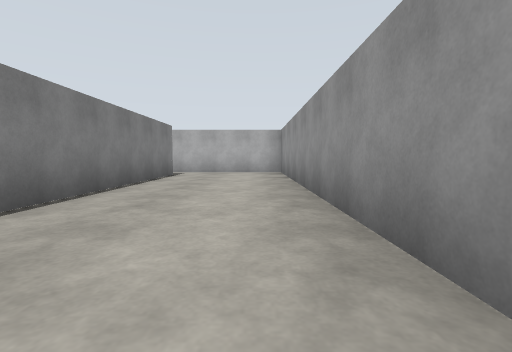
view 1 (above)

22 first-person views from a walk through a world built for the Gazebo simulator. The camera is 0.94 m above the floor, tilts 4° down and sees 85° across. The floor is counted in squares, 2 m on a side. Each view is taken from the middle of a square. On the plan, view 1 faces up. The plan holds only what a view shows up to about 9 squares ahead; the rest is blank. The place goes on beyond the plan.

view 2
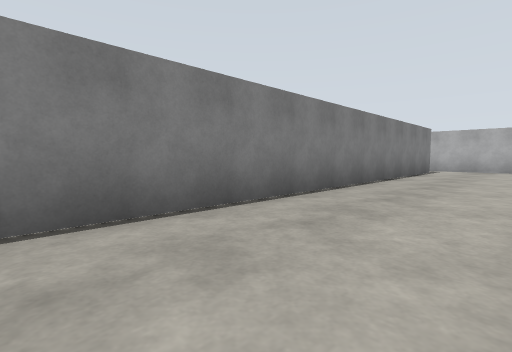

view 3
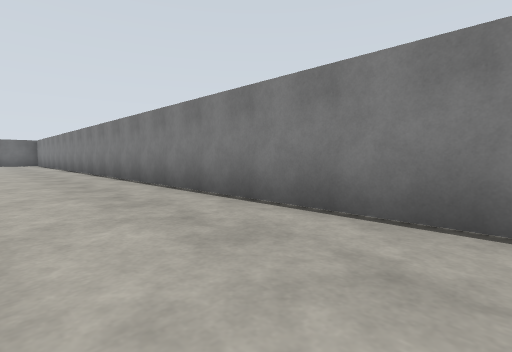

view 4
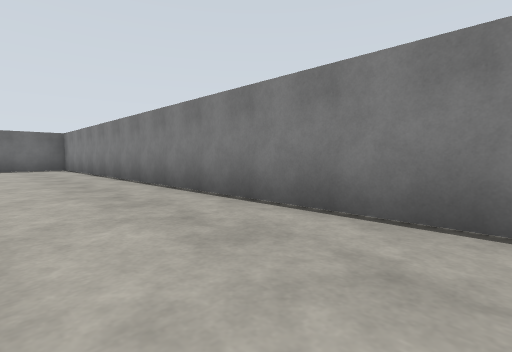

view 5
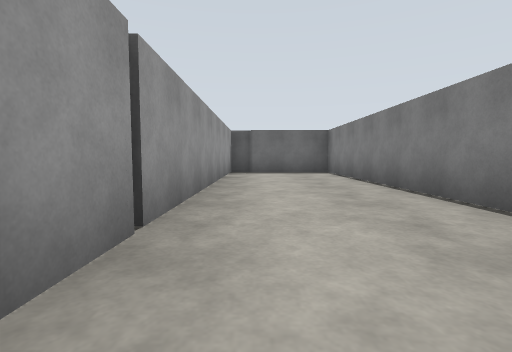

view 6
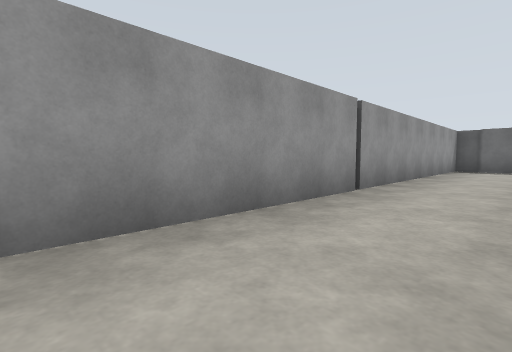

view 7
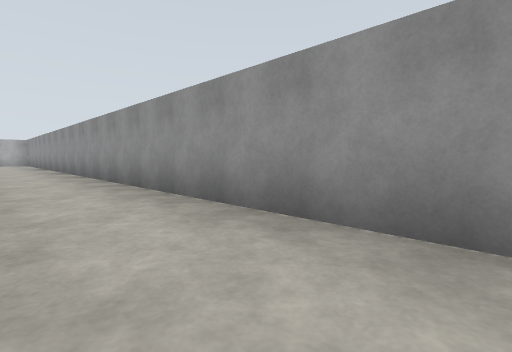

view 8
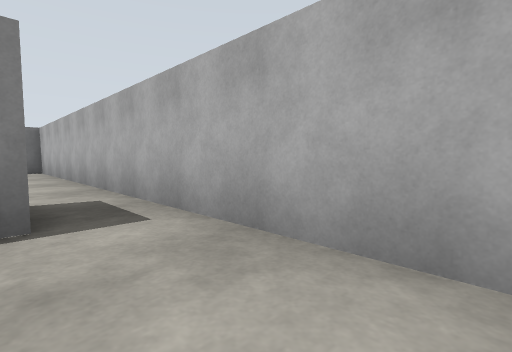

view 9
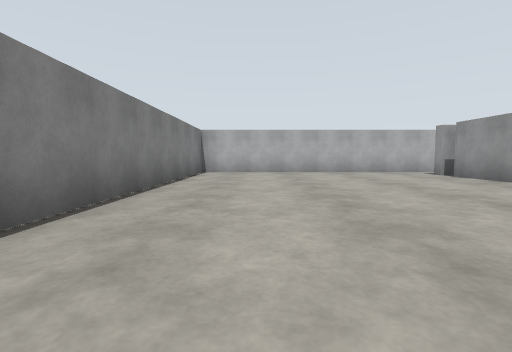

view 10
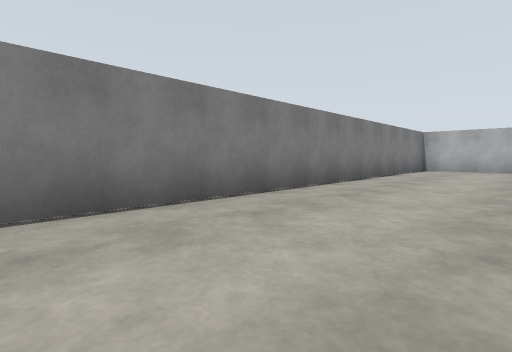

view 11
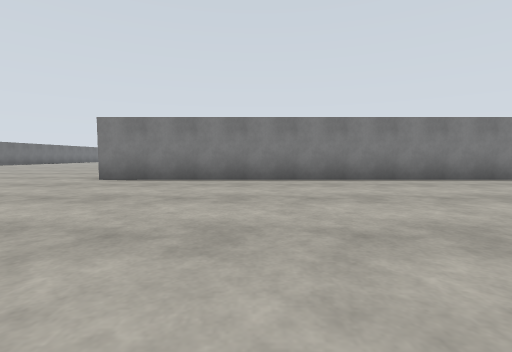

view 12
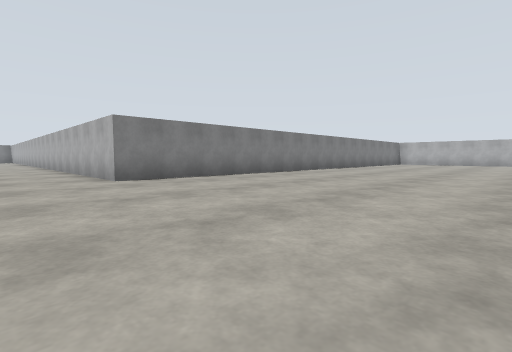

view 13
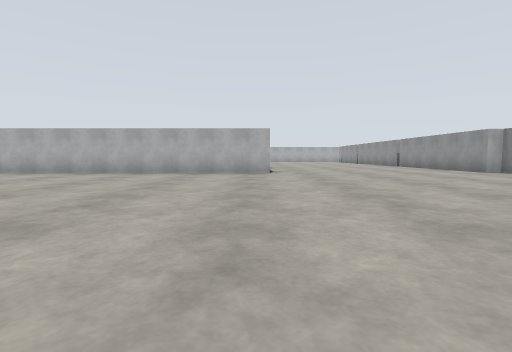

view 14
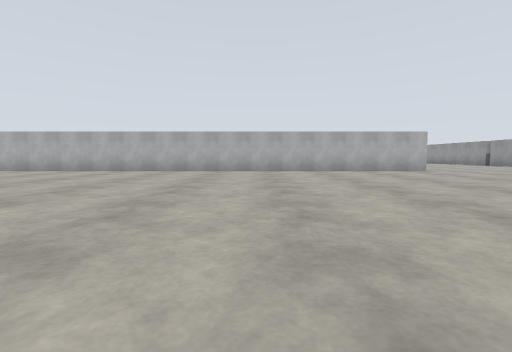

view 15
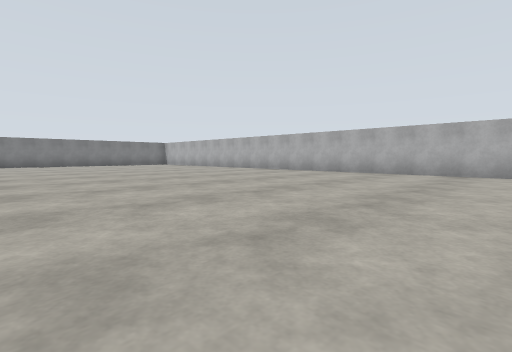

view 16
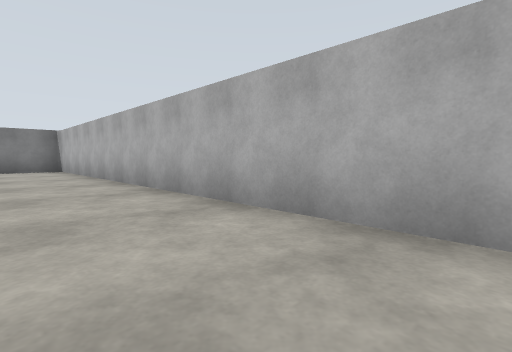

view 17
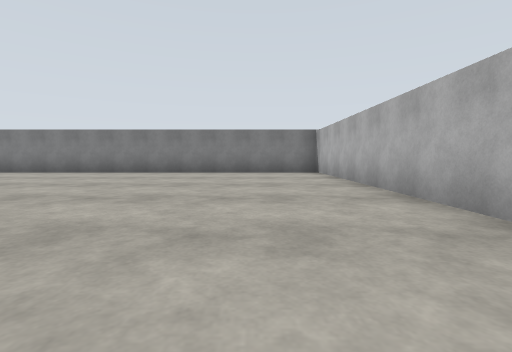

view 18
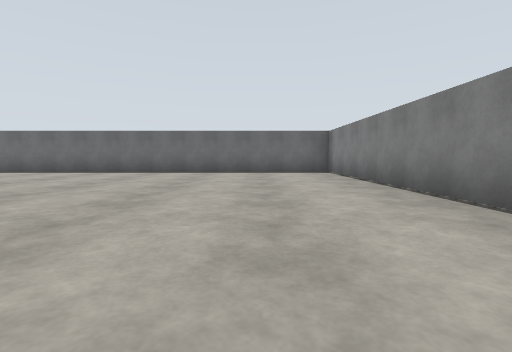

view 19
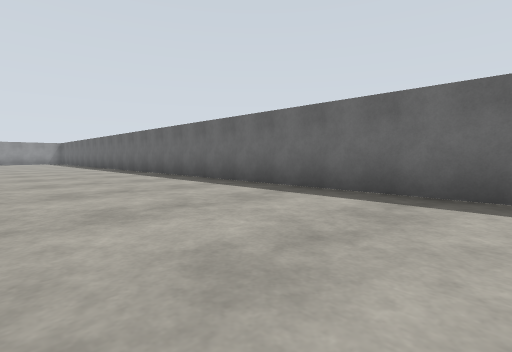

view 20
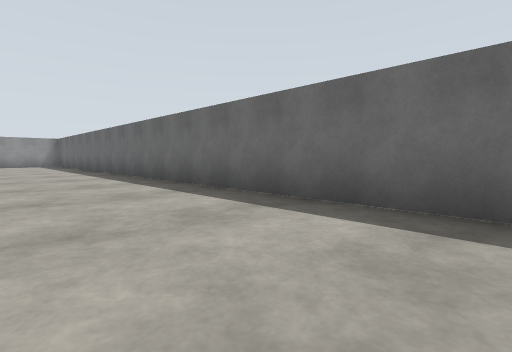

view 21
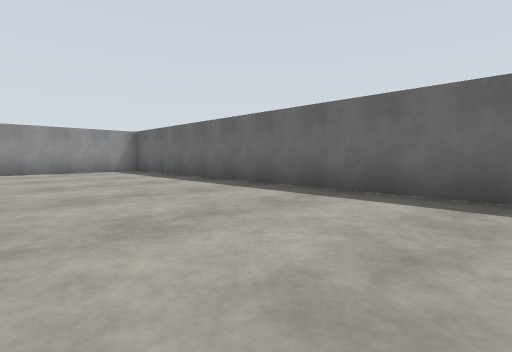

view 22
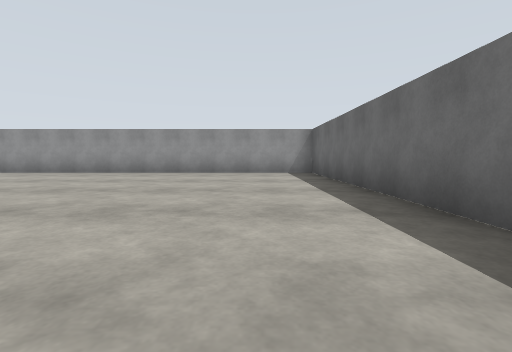

### Floor plan
Points are (right, up) in squares from view 1. A wall is a line through its corners. A room is listed if a view was taken in it or the views show most of it. See-through windows are left out.
Room 1 (views 1, 2, 3, 4, 5, 6, 7, 8)
walls: (-2.1, 7.3) (-2.1, -17.3) (0.2, -17.3); (0.1, -17.6) (0.7, -17.6) (0.7, 8.3) (-3.5, 8.3)
ways out: opening at (-3, 8) to room 2
Room 2 (views 9, 10, 11, 12, 13, 14, 15, 16, 17, 18, 19, 20, 21, 22)
walls: (-3.4, -7.2) (-3.4, -5.9); (-3.4, 5) (-3.4, 6.5); (-3.5, 8.3) (-9.6, 8.3) (-9.6, -7.2) (-30.2, -7.2) (-30.2, -17.6) (-3, -17.6) (-3, -7.2)
ways out: opening at (-3, 8) to room 1

Where each view was taken, in squares from view 1:
view 1: 0 up, 0 right, facing up
view 2: 2 down, 0 right, facing up-left
view 3: 0 up, 0 right, facing down-left
view 4: 6 down, 0 right, facing down-left
view 5: 9 down, 0 right, facing down
view 6: 7 down, 1 left, facing down-right
view 7: 9 down, 1 left, facing up-right
view 8: 7 up, 0 right, facing up-left
view 9: 0 up, 8 left, facing up
view 10: 2 down, 7 left, facing up-left
view 11: 4 down, 4 left, facing left
view 12: 9 down, 4 left, facing up-left
view 13: 15 down, 10 left, facing up
view 14: 16 down, 15 left, facing up
view 15: 15 down, 15 left, facing up-left
view 16: 9 down, 20 left, facing up-left
view 17: 9 down, 22 left, facing left
view 18: 9 down, 28 left, facing down
view 19: 14 down, 23 left, facing down-right
view 20: 15 down, 18 left, facing down-right
view 21: 14 down, 12 left, facing down-right
view 22: 16 down, 11 left, facing right
